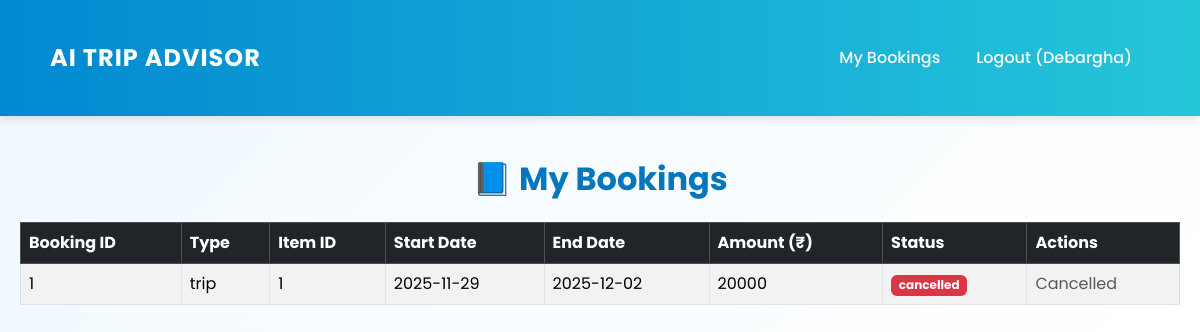
The app's page /my_bookings (signed in) with its own data.
### tables this page shows
CREATE TABLE bookings (
    booking_id INTEGER PRIMARY KEY AUTOINCREMENT,
    user_id INTEGER,
    booking_type TEXT,
    item_id INTEGER,
    start_date TEXT,
    end_date TEXT,
    amount INTEGER,
    status TEXT,
    FOREIGN KEY(user_id) REFERENCES users(user_id)
);

### app.py (the view)
@app.route('/my_bookings')
def my_bookings():
    if 'user_id' not in session:
        return redirect(url_for('login'))
    user_id = session['user_id']
    conn = get_db_connection()
    bookings = conn.execute("SELECT * FROM bookings WHERE user_id=?", (user_id,)).fetchall()
    conn.close()
    return render_template('my_bookings.html', bookings=bookings)

### app.py (called while the page is built)
def get_db_connection():
    db_path = os.path.join(os.path.dirname(__file__), DB_NAME)
    conn = sqlite3.connect(db_path)
    conn.row_factory = sqlite3.Row
    return conn

### templates/my_bookings.html
{% extends 'base.html' %}
{% block content %}
<h2 class="mb-4 text-center">📘 My Bookings</h2>
{% if bookings %}
<table class="table table-striped table-bordered align-middle">
  <thead class="table-dark">
    <tr>
      <th>Booking ID</th>
      <th>Type</th>
      <th>Item ID</th>
      <th>Start Date</th>
      <th>End Date</th>
      <th>Amount (₹)</th>
      <th>Status</th>
      <th>Actions</th>
    </tr>
  </thead>
  <tbody>
    {% for b in bookings %}
    <tr>
      <td>{{ b.booking_id }}</td>
      <td>{{ b.booking_type }}</td>
      <td>{{ b.item_id }}</td>
      <td>{{ b.start_date or '-' }}</td>
      <td>{{ b.end_date or '-' }}</td>
      <td>{{ b.amount or 0 }}</td>
      <td>
        {% if b.status == 'cancelled' %}
        <span class="badge bg-danger">{{ b.status }}</span>
        {% else %}
        <span class="badge bg-success">{{ b.status }}</span>
        {% endif %}
      </td>
      <td>
        {% if b.status != 'cancelled' %}
        <a href="{{ url_for('ticket', booking_id=b.booking_id) }}" class="btn btn-sm btn-primary">🎫 Show Ticket</a>
        <form method="POST" action="{{ url_for('cancel', booking_id=b.booking_id) }}" style="display:inline;">
          <button class="btn btn-sm btn-outline-danger">❌ Cancel</button>
        </form>
        {% else %}
        <span class="text-muted">Cancelled</span>
        {% endif %}
      </td>
    </tr>
    {% endfor %}
  </tbody>
</table>
{% else %}
<div class="alert alert-info text-center">You have no bookings yet.</div>
{% endif %}
{% endblock %}

### static/style.css (style rules this page uses)
body { background: linear-gradient(135deg, #f0f9ff, #ffffff); font-family: 'Poppins', sans-serif; color: #333; margin: 0; padding: 0; overflow-x: hidden; }
h1, h2, h3, h4 { font-weight: 700; color: #0277bd; }

### records on screen
bookings: booking_id "1", booking_type "trip", item_id "1", start_date "2025-11-29", end_date "2025-12-02", amount "20000", status "cancelled", shows "Cancelled"

### other values on screen
{{ session['username'] }} "Debargha"
